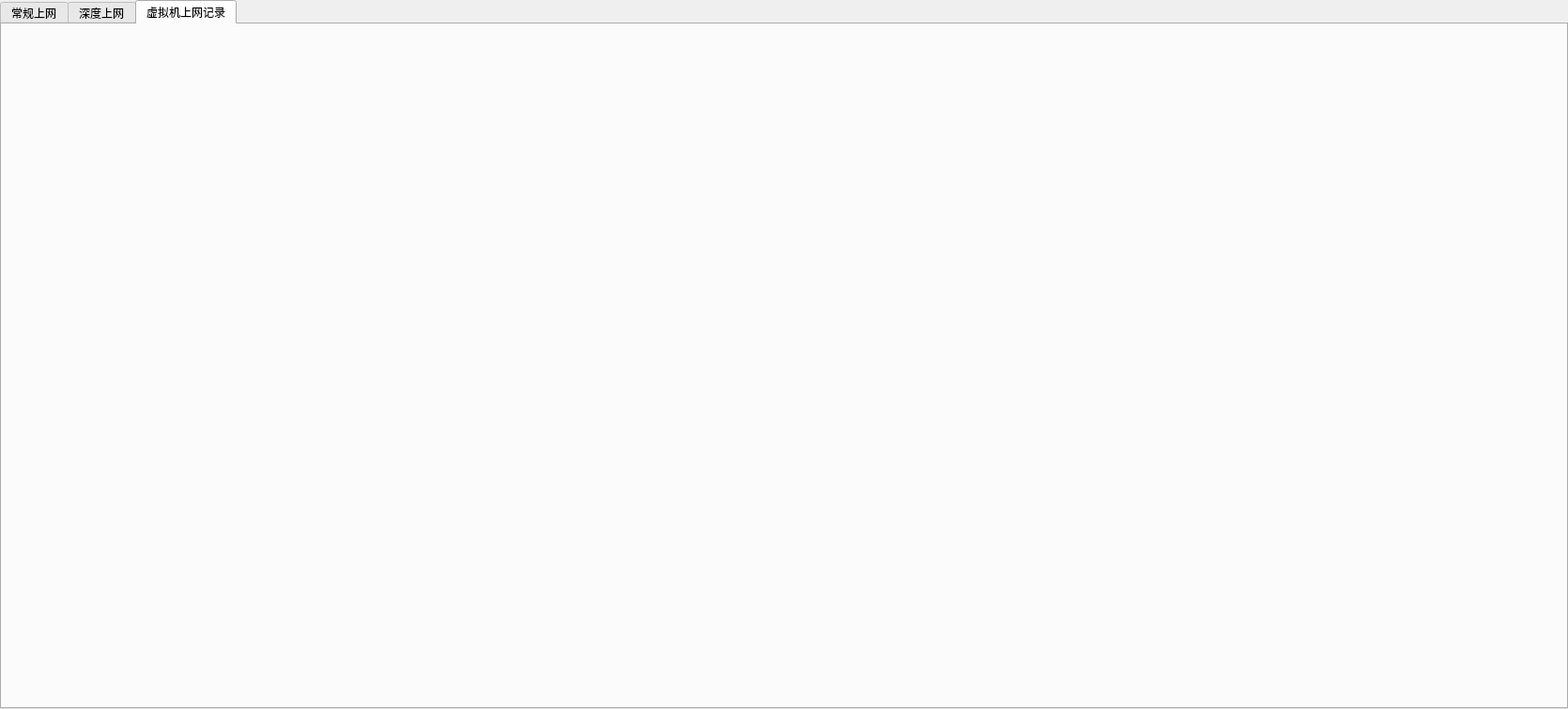
<?xml version="1.0" encoding="UTF-8"?>
<ui version="4.0">
 <class>Internet_Tab</class>
 <widget class="QWidget" name="Internet_Tab">
  <property name="geometry">
   <rect>
    <x>0</x>
    <y>0</y>
    <width>1670</width>
    <height>755</height>
   </rect>
  </property>
  <property name="minimumSize">
   <size>
    <width>1670</width>
    <height>755</height>
   </size>
  </property>
  <property name="maximumSize">
   <size>
    <width>1670</width>
    <height>755</height>
   </size>
  </property>
  <property name="windowTitle">
   <string>Form</string>
  </property>
  <layout class="QHBoxLayout" name="horizontalLayout">
   <property name="spacing">
    <number>0</number>
   </property>
   <property name="leftMargin">
    <number>0</number>
   </property>
   <property name="topMargin">
    <number>0</number>
   </property>
   <property name="rightMargin">
    <number>0</number>
   </property>
   <property name="bottomMargin">
    <number>0</number>
   </property>
   <item>
    <widget class="QTabWidget" name="tabWidget">
     <property name="currentIndex">
      <number>2</number>
     </property>
     <widget class="QWidget" name="tab">
      <attribute name="title">
       <string>常规上网</string>
      </attribute>
     </widget>
     <widget class="QWidget" name="tab_2">
      <attribute name="title">
       <string>深度上网</string>
      </attribute>
     </widget>
     <widget class="QWidget" name="tab_3">
      <attribute name="title">
       <string>虚拟机上网记录</string>
      </attribute>
     </widget>
    </widget>
   </item>
  </layout>
 </widget>
 <resources/>
 <connections/>
</ui>
